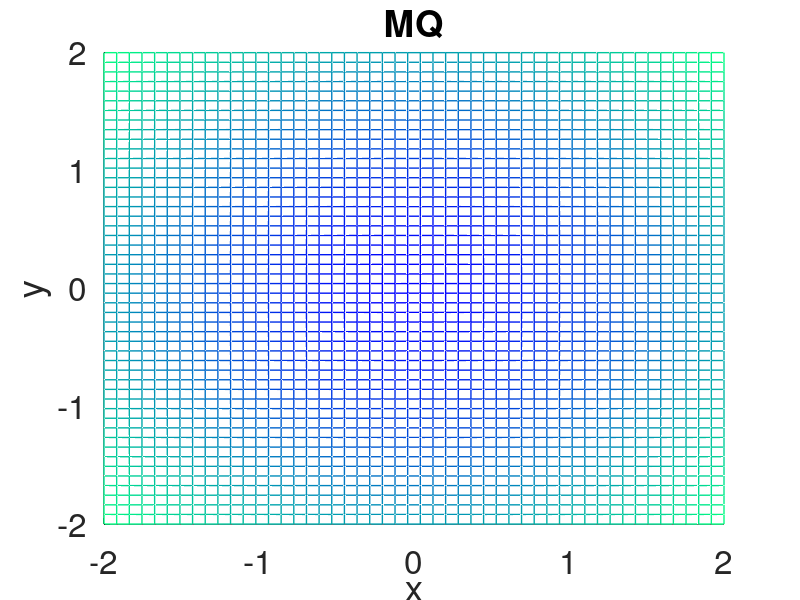
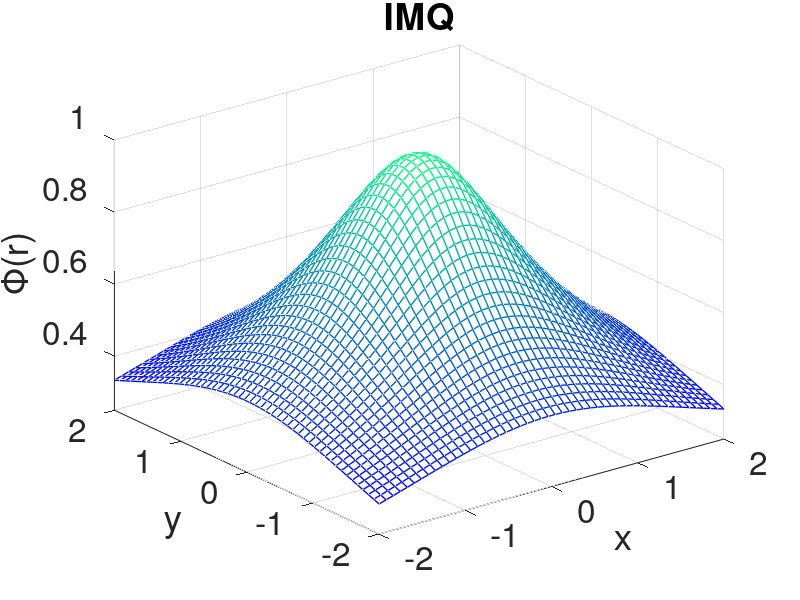
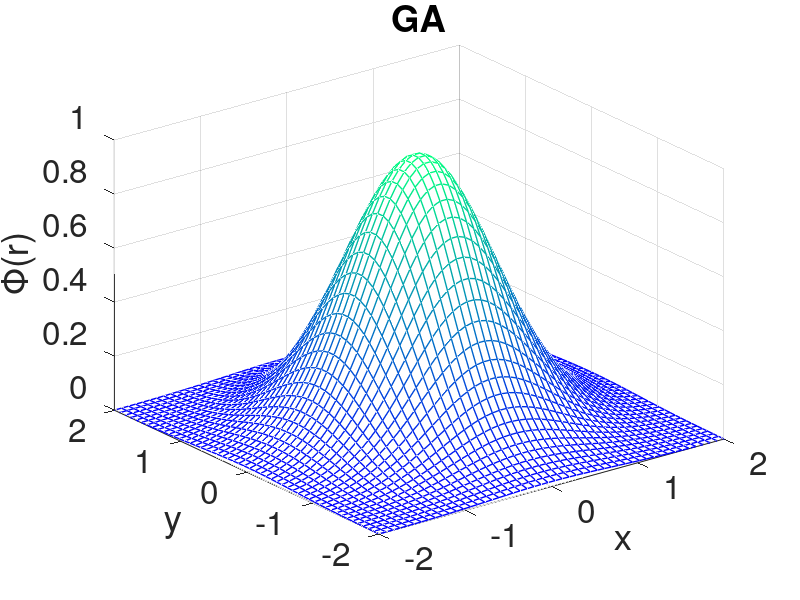
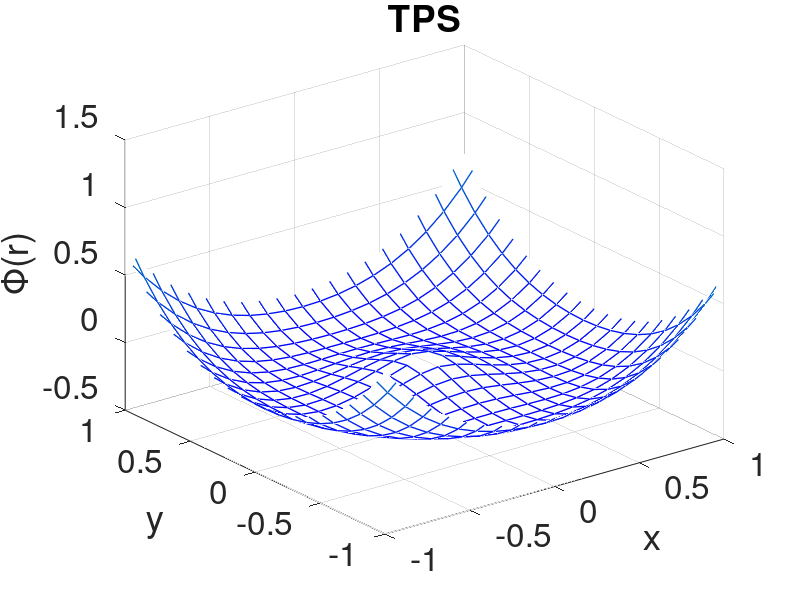

Recreate these plots in MATLAB, in order.
function[]=plotRBFs2D()

N = 50; 
pnorm = 2;
[x,y] = meshgrid(linspace(-2,2,N),linspace(-2,2,N));
%y = meshgrid(linspace(-2,2,10));
r = sqrt(abs(x.^2) + abs(y.^2)) 
e = 1; 
fontsize = 24; 
linewidth=1;

figure(1)
hold on;
p1=mesh(x,y,MQ(r,e), 'LineWidth', linewidth);
hold off;
set(gca,'FontSize',fontsize);
shading interp;
colormap(winter);
%invgray = flipud(get(gcf,'colormap'));
%set(gcf,'colormap',invgray);
axis([-2 2 -2 2 1 3.0]);
title('MQ');
xlabel('x');
ylabel('y');
zlabel('\Phi(r)');
grid on; 
print -deps mq_rbf2d.eps


figure(2)
p2=mesh(x,y,IMQ(r,e),'LineWidth',linewidth);
set(gca,'FontSize',fontsize);
shading interp
set(gcf,'colormap',winter);
axis([-2 2 -2 2 0.25 1]);
title('IMQ');
xlabel('x');
ylabel('y');
zlabel('\Phi(r)');
%grid on; 
print -deps imq_rbf2d.eps


figure(3)
p3=mesh(x,y,GA(r,e),'LineWidth',linewidth); 
set(gca,'FontSize',fontsize);
shading interp
set(gcf,'colormap',winter);
axis([-2 2 -2 2 0 1]);
title('GA');
xlabel('x');
ylabel('y');
zlabel('\Phi(r)');
%grid on; 
print -deps ga_rbf2d.eps

[x,y] = meshgrid(linspace(-1.25,1.25,N/2),linspace(-1.25,1.25,N/2));
%y = meshgrid(linspace(-2,2,10));
r = sqrt(abs(x.^2) + abs(y.^2))

figure(4)
p4=mesh(x,y,TPS(r,e),'LineWidth',linewidth); 
set(gca,'FontSize',fontsize);
shading interp
set(gcf,'colormap',winter);
axis([-1 1 -1 1 -0.5 1.5]);
title('TPS');
xlabel('x');
ylabel('y');
zlabel('\Phi(r)');
%grid on; 
print -deps tps_rbf2d.eps

figure(5)
p5=mesh(x,y,W2(r,e),'LineWidth',linewidth); 
set(gca,'FontSize',fontsize);
shading interp
set(gcf,'colormap',winter);
axis([-1 1 -1 1 -0.5 1.5]);
title('W2');
xlabel('x');
ylabel('y');
zlabel('\Phi(r)');
set(gcf, 'PaperUnits', 'inches');
set(gcf, 'PaperSize', [4 4]);
print -deps w2_rbf2d.eps
%grid on; 
end

function[phi] = MQ(r,eps)
    phi=sqrt(1+(eps.*r).^2);
end

function[phi] = IMQ(r,eps)
    phi=1./(sqrt(1.+(eps.*r).^2));
end

function[phi] = GA(r,eps)
    phi=exp(-(eps.*r).^2);
end

function[phi] = TPS(r,eps)
    phi=(r.^2) .* log(r);
end

function[phi] = W2(r,eps)
    phi=((1-eps.*r).^4) .* (4.*eps.*r + 1);
end